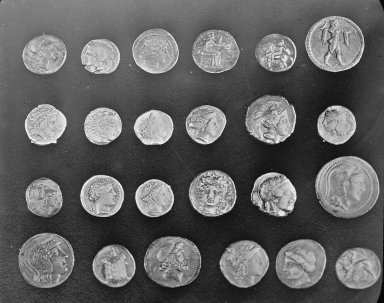
#> input picture skimage.data.coins(), 384 x 303 px
$ jupyter execute --allow-errors 'Lab 1.1 Image_Fundamentals.ipynb'
#> lines starting #> are read from the running program, lines starting #| are printed output that depends on the picture; after the words box and inside, x2 and y2 are one past the last pixel; in counts of white or black regions, pixels touching at a corner belong together; long printed decimals are rounded
## Python libraries for image editing

## 1.scikit Image
Scikit-Image is an open source python package that works with Numpy Arrays.
#### [Documentation](https://scikit-image.org/docs/stable/user_guide.html)
#### [Examples](https://scikit-image.org/docs/dev/auto_Examples/)

## 2.Numpy
Numpy is one of Python's main libraries.A picture is essentially a Numpy table containing the pixel values as elements of the table.
#### [Documentation](https://numpy.org/index.html)

## 3.scipy
Scipy is one of the basic libraries of Python such as Numpy and can be used for basic editing image.Scipy.ndimage includes functions for numy n-dimensions.

#### [Documentation](https://docs.scipy.org/doc/scipy/reference/tutorial/ndimage.html)

## 4.Pil/ pillow
PIL (Python Imaging Library) is a library in Python for managing many different images files, which stopped upgrading in 2009. Pillow an actively developing Pil fork, which is easily installed and executed and supports Python 3. The Library LibraryContains basic image editing functions.

#### [documentation](https://pillow.readedocs.io/en/3.1.x/index.html)

## 5.OPENCV-PYTHON
The OpenCV (Library Open Vision Library) is one of the most widely used libraries for mechanical vision applications.OpenCV-python is Python's API for OpenCV.OpenCV-python is not only fast, (written in C / C ++), but it is also easy to codify and grow in Python.This makes it an excellent choice for the execution of mechanical vision programs.
### [documentation](https://docs.opencv.org/master/d7/da8/tutorial_table_of_content_imgproc.html)

#IMAGE WITH SCIKIT-IMAGE

---

Pictures are represented in Scikit-Image using Numpy Tables.This allows maximum interoperability with other Python libraries, such as Matplotlib and Scipy.

Let's see how to create a Grayscale image as a two -dimensional table:

[cell 1]
import numpy as np
from matplotlib import pyplot as plt

[cell 2]
random_image = np.random.random([500, 500])

plt.imshow(random_image, cmap='gray')
plt.colorbar();

Μέσα στο πακέτο scikit-image, υπάρχουν πολλά δείγματα εικόνων που παρέχονται από το data module. Ας υποθέσουμε ότι θέλουμε να φορτώσουμε μια μόνο εικόνα για να εκτελέσουμε μερικά πειράματα. Αντί να χρησιμοποιήσουμε μια εξωτερική εικόνα, μπορούμε απλά να φορτώσουμε μία από τις εικόνες που παρέχονται από την [βιβλιοθήκη data του skimage](https://scikit-image.org/docs/dev/api/skimage.data.html?highlight=bool), όπου μπορούμε να εισάγουμε εικόνες για δοκιμές.

[cell 3]
from skimage import data

coins = data.coins()
#> coins is the input picture: shape (303, 384); min 1, max 252, mean 96.9

print('Type:', type(coins))
#| Type: <class 'numpy.ndarray'>
print('dtype:', coins.dtype)
#| dtype: uint8
print('shape:', coins.shape)
#| shape: (303, 384)

plt.imshow(coins, cmap='gray');

Μια έγχρωμη εικόνα είναι ένας τρισδιάστατος πίνακας, όπου η τελευταία διάσταση έχει μέγεθος 3 και αντιπροσωπεύει τα 3 κανάλια της εικόνας (κόκκινο, πράσινο και μπλε).

[cell 4]
cat = data.chelsea()
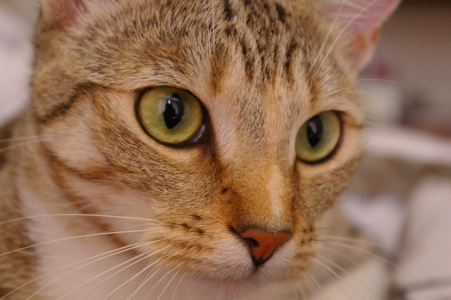
#> input picture skimage.data.chelsea(), 451 x 300 px
#> cat is the input picture: shape (300, 451, 3); mean R, G, B 147.7, 111.4, 86.8
print("Shape:", cat.shape)
#| Shape: (300, 451, 3)
print("Values min/max:", cat.min(), cat.max())
#| Values min/max: 0 231
plt.imshow(cat);

Ουσιαστικά, μπορούμε να αλλάξουμε τις τιμές των πινάκων, π.χ. μπορούμε να φτιάξουμε ένα κόκκινο τετράγωνο ως εξής:

[cell 5]
cat[10:110, 10:110, :] = [255, 255, 0]  # [red, green, blue]
#> cat: shape (300, 451, 3); 7.39% of pixels changed, all inside (x1, y1, x2, y2) = (10, 10, 110, 110)
plt.imshow(cat);
print("Values min/max:", cat.min(), cat.max())
#| Values min/max: 0 255

## Αναπαράσταση εικόνων με χρήση του matplotlib

[cell 6]
from skimage import data

img0 = data.chelsea()
img1 = data.rocket()
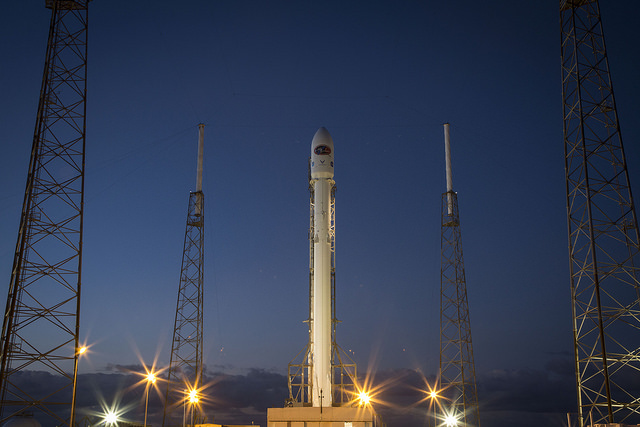
#> input picture skimage.data.rocket(), 640 x 427 px
#> img1 is the input picture: shape (427, 640, 3); mean R, G, B 52.3, 61.3, 82.3

[cell 7]
import matplotlib.pyplot as plt

f, (ax0, ax1) = plt.subplots(1, 2, figsize=(20, 10)) # (lines, columns, inches)

ax0.imshow(img0)
ax0.set_title('Cat', fontsize=18)
ax0.axis('off')

ax1.imshow(img1)
ax1.set_title('Rocket', fontsize=18)


ax1.vlines(320, 0, img1.shape[0], colors='magenta', linewidth=3,  linestyle='--', label='Side tower position')#(στήλη, γραμμή που θα εμφανιστεί η διακεκομμένη γραμμή)
ax1.set_xlabel('side tower')
ax1.legend();
ax1.axis('off')

## Τύποι δεδομένων και τιμές εικόνας
 Στη βιβλιογραφία, βρίσκουμε διαφορετικές συμβάσεις για την απεικόνιση των τιμών εικόνας:

*   0 - 255 όπου το 0 είναι μαύρο, το 255 είναι λευκό
*   0 - 1 όπου το 0 είναι μαύρο, το 1 είναι λευκό

Το scikit-image υποστηρίζει και τις δύο συμβάσεις - η επιλογή καθορίζεται από τον τύπο δεδομένων του πίνακα.

*Για τα colormaps του Matplotlib δείτε [εδώ](https://scipy-cookbook.readthedocs.io/items/Matplotlib_Show_colormaps.html)*

[cell 8]
linear0 = np.linspace(0, 255, 2500).reshape((50, 50))
linear1 = np.linspace(0, 1, 2500).reshape((50, 50)).astype(np.uint8)

print("Linear0:", linear0.dtype, linear0.min(), linear0.max())
print("Linear1:", linear1.dtype, linear1.min(), linear1.max())

fig, (ax0, ax1) = plt.subplots(1, 2, figsize=(15, 15))
ax0.imshow(linear0, cmap='gray')
ax1.imshow(linear1, cmap='gray');

Η βιβλιοθήκη scikit-image έχει σχεδιαστεί με τέτοιο τρόπο ώστε να επιτρέπεται οποιοδήποτε τύπος δεδομένων ως είσοδος, αρκεί η περιοχή τιμών του να είναι σωστή (0-1 για floating point, 0-255 unsigned bytes, 0-65535 unsigned 16-bit integers). Μπορείτε να μετατρέψετε εικόνες μεταξύ διαφορετικών αναπαραστάσεων χρησιμοποιώντας το αρχείο img_as_float, img_as_ubyte, κ.τ.λ.

([Utility Functions](https://scikit-image.org/docs/stable/api/skimage.html)

* img_as_float32: single-precision (32-bit) floating point format ([0, 1])

* img_as_float64: double-precision (64-bit) floating point format ([0, 1])

* img_as_uint: unsigned integer format ([0, 65535])

* img_as_int: signed integer format ([-32768, 32767])

* img_as_ubyte: unsigned byte format ([0, 255])

* img_as_bool:boolean format (True or False)

)

[cell 9]
from skimage import img_as_float, img_as_ubyte

image = data.chelsea()
plt.imshow(image);
image_ubyte = img_as_ubyte(image)
image_float = img_as_float(image)

print("type, min, max:", image.dtype, image.min(), image.max())
#| type, min, max: uint8 0 231
print("type, min, max:", image_ubyte.dtype, image_ubyte.min(), image_ubyte.max())
#| type, min, max: uint8 0 231
print("type, min, max:", image_float.dtype, image_float.min(), image_float.max())
#| type, min, max: float64 0.0 0.9059
print()
print("max ubyte/255 =", image_ubyte.max()/255.)
#| max ubyte/255 = 0.9059

###Εικόνα I/O ###

Συνήθως, δεν θα χρησιμοποιούμε εικόνες από την βιβλιοθήκη data του skimage αλλά εικόνες που έχουμε αποθηκευμένες στο υπολογιστή μας (jpeg, png,..).

Για να δούμε αυτές τις εικόνες μέσα στο colab, επιλέγουμε από το δεξί μενού, το Files (εικονίδιο φακέλου) και ανεβάζουμε τις εικόνες που θέλουμε (για το συγκεκριμένο Notebook θα βρείτε τις εικόνες [εδώ](https://drive.google.com/drive/folders/1P_th_hpbSDk_lNG0dZTEJjOgZ8BoDIn5?usp=share_link) (κατεβάστε την εικόνα balloon.jpg στον υπολογιστή σας και έπειτα "ανεβάστε" την).
Υπάρχουν βιβλιοθήκες γι'αυτόν το σκοπό όπως η imageio, matplotlib, pillow κλπ. τις οποίες περιέχει η βιβλιοθήκη io .

[cell 10]
from skimage import io

image = io.imread('balloon.jpg')
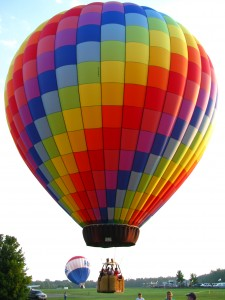
#> input picture lab1/image/balloon.jpg, 225 x 300 px, found by its file name
#> image is the input picture: shape (300, 225, 3); mean R, G, B 170.1, 140.5, 129.3

print(type(image))
#| <class 'numpy.ndarray'>
print(image.dtype)
#| uint8
print(image.shape)
#| (300, 225, 3)
print(image.min(), image.max())
#| 0 255

[cell 11]
plt.imshow(image);
plt.savefig("ballon1.png") # save the image
plt.close()

Υπάρχει η δυνατότητα φόρτωσης πολλαπλών εικόνων ή εικόνων πολλαπλών επιπέδων.

[cell 12]
ic = io.ImageCollection('*.png:*.jpg')

print('Type:', type(ic))

#> (the rest of this cell did not finish here and is left out)

### Slicing and indexing

Tις έγχρωμες εικόνες τις χειριζόμαστε ως τρισδιάστατους πίνακες όπου το R(red) κανάλι της εικόνας περιέχεται στον πρώτο, το G(green) κανάλι στο δεύτερο και το Β(blue) κανάλι στον τρίτο από τους τρεις πίνακες. Δεδομένου ότι η Python έχει μηδενικό δείκτη, μπορούμε να γράψουμε τα εξής:

[cell 13]
from skimage import data
import matplotlib.pyplot as plt

color_image = data.chelsea()

# για να πάρουμε το red channel
red_channel = color_image[:, :, 0]
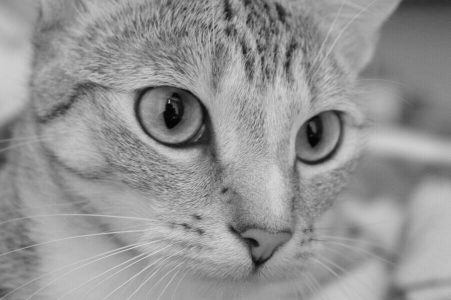
#> red_channel: shape (300, 451); min 2, max 215, mean 147.7
# ή
color_image[..., 0]

# ομοίως και για τα άλλα

green_channel = color_image[:, :, 1]
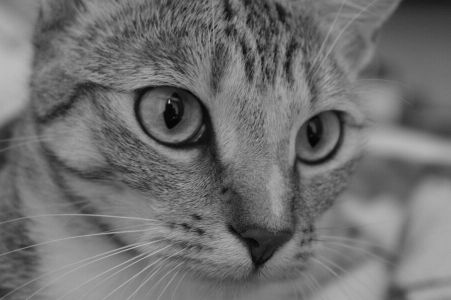
#> green_channel: shape (300, 451); min 4, max 189, mean 111.4
# ή
color_image[..., 1]

blue_channel = color_image[:, :, 2]
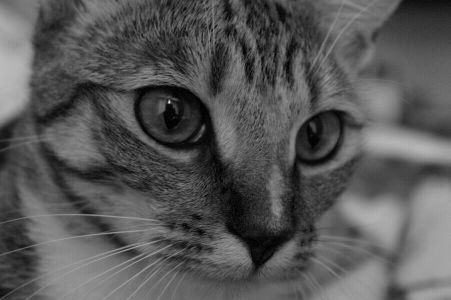
#> blue_channel: shape (300, 451); min 0, max 231, mean 86.8
# ή
color_image[..., 2]


print("Red channel dimension",red_channel.shape)
#| Red channel dimension (300, 451)
print("Green channel dimension",green_channel.shape)
#| Green channel dimension (300, 451)
print("Blue channel dimension",blue_channel.shape)
#| Blue channel dimension (300, 451)
print("Color image dimension",color_image.shape)
#| Color image dimension (300, 451, 3)

f, (ax0, ax1,ax2,ax3) = plt.subplots(1, 4, figsize=(20, 15))

ax0.imshow(color_image)
ax0.set_title('Color', fontsize=12)
ax1.imshow(red_channel)
ax1.set_title('red channel', fontsize=12)
ax2.imshow(green_channel)
ax2.set_title('green channel', fontsize=12)
ax3.imshow(blue_channel)
ax3.set_title('blue channel', fontsize=12)

### Χρωματικοί χώροι
Υπάρχουν διάφοροι χρωματικοί χώροι εκτός του RGB που χρησιμοποιούμε για να αναπαραστήσουμε μια εικόνα.

Συνήθως αποτελούνται από 3 κανάλια, όπου ένα κανάλι τους  αφορά στην ένταση της εικόνας (π.χ. φωτεινότητα) και τα δύο άλλα κανάλια τους  αντιπροσωπεύουν το χρώμα  (π.χ. απόχρωση και κορεσμό σε HSL και HSV). Μπορούμε, με τη χρήση των κατάλληλων μεθόδων να μετατρέψουμε σε διαφορετική αναπαράσταση χρώματος την RGB εικόνα μας.
(Δείτε [εδώ](https://scikit-image.org/docs/dev/api/skimage.color.html) τις μεθόδους για μετατροπή σε όλους τους χρωματικούς χώρους.

[cell 14]
from skimage import color, data, img_as_float,img_as_ubyte
import matplotlib.pyplot as plt
import numpy as np

color_image = img_as_float(data.chelsea())

YCbCr_image =color.rgb2ycbcr(color_image)
#> YCbCr_image: shape (300, 451, 3) float64; mean of channels 0, 1, 2 118.6, 111.8, 145.7

YCbCr_image = YCbCr_image.astype(np.uint8)
#> YCbCr_image: shape (300, 451, 3); mean of channels 0, 1, 2 118.1, 111.3, 145.2

print("type, min, max:", color_image.dtype, color_image.min(), color_image.max())
#| type, min, max: float64 0.0 0.9059

print("type, min, max:", YCbCr_image.dtype, YCbCr_image.min(), YCbCr_image.max())
#| type, min, max: uint8 19 182

print('YCbCr shape',YCbCr_image.shape)
#| YCbCr shape (300, 451, 3)

f, (ax0,ax1) = plt.subplots(1, 2, figsize=(20, 15))

ax0.imshow(color_image)
ax0.set_title('RGB', fontsize=12)

ax1.imshow(YCbCr_image)
ax1.set_title('YCbCr', fontsize=12)

### Ιστογράμμμα εικόνας
Το ιστόγραμμα μιας εικόνας μας δείχνει την κατανομή των τιμών των pixels της.

Από το ιστόγραμμα μπορούν να εξαχθούν σημαντικές πληροφορίες για την εικόνα ανάλογα με την κατανομή των τιμών της.

[cell 15]
import matplotlib.pyplot as plt
import numpy as np
import pandas as pd

color_image = data.chelsea()

f, (ax0,ax1,ax2,ax3) = plt.subplots(1, 4)

ax0.hist(color_image[:,:,0], bins=10)
ax0.set_ylabel('amount of pixel')
ax0.set_xlabel('values of pixel')
ax0.set_title('Red Channel')


ax1.hist(color_image[:,:,1], bins=10)
ax1.set_ylabel('amount of pixel')
ax1.set_xlabel('values of pixel')
ax1.set_title('Green Channel')


ax2.hist(color_image[:,:,2], bins=10)
ax2.set_ylabel('amount of pixel')
ax2.set_xlabel('values of pixel')
ax2.set_title('Blue Channel')

ax3.imshow(color_image)
ax3.set_ylabel('RGB image')
#> figure, not shown here; panel 1: tallest bar 77 high, from x = 131.9 to 132; panel 1: tallest bar 72 high, from x = 132 to 132; panel 1: tallest bar 72 high, from x = 132 to 132; panel 2: tallest bar 71 high, from x = 79.85 to 79.88

Δημιουργία συνάρτησης απεικόνισης εικόνας και του ιστογράμματός της.

[cell 16]
def show(img):
    # Display the image.
    fig, (ax1, ax2) = plt.subplots(1, 2,
                                   figsize=(12, 3))

    ax1.imshow(img, cmap=plt.cm.gray)
    ax1.set_axis_off()

    # Display the histogram.
    ax2.hist(img.ravel(), lw=0, bins=256)
    #imag.ravelQ #Επιστρέφεται ένας πίνακας 1-D, που περιέχει τα στοιχεία της εισόδου.
    ax2.set_xlim(0, img.max())
    ax2.set_yticks([])

    plt.show()

Χρήση της συνάρτησης απεικόνισης εικόνας και του ιστογράμματός της.

[cell 17]
from skimage import data

img = data.camera()
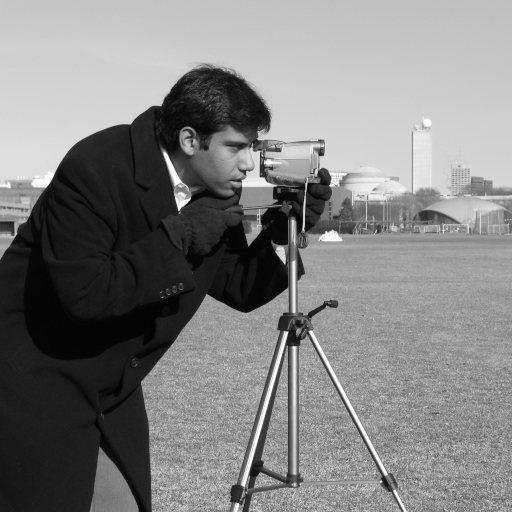
#> input picture skimage.data.camera(), 512 x 512 px
#> img is the input picture: shape (512, 512); min 0, max 255, mean 129.1
show(img)

## Αποκοπή εικόνας

[cell 18]
image = data.camera()

# selecting part of the image only
image_cropped = image[100:(img.shape[0]-100),100:(img.shape[1]-100)]

show(image)
show(image_cropped)
print(image.shape)
#| (512, 512)
print(image_cropped.shape)
#| (312, 312)

### Γεωμετρικοί χωρικοί μετασχηματισμοί [1]
Ένας γεωμετρικός μετασχηματισμός αποτελείται από δύο διαδικασίες

1.   ένα χωρικό μετασχηματισμό συντεταγμένων
2.   ένα υπολογισμό των τιμών της έντασης της εικόνας, χρησιμοποιώντας την μέθοδο της παρεμβολής, η οποία αποδίδει τιμές έντασης στα χωρικώς μετασχηματισμένα στοιχεία

Ένας από τους πιο συνηθισμένους χωρικούς μετασχηματισμούς είναι ο αφινικός μετασχηματισμός
$\begin{bmatrix}x & y & z\end{bmatrix}=\begin{bmatrix} u & w & l\end{bmatrix}T=\begin{bmatrix} u & w & l\end{bmatrix}\begin{bmatrix}
t_{11} & t_{12} & t_{13} \\
t_{21} & t_{22} & t_{23} \\
t_{31} & t_{32} & t_{33}
\end{bmatrix}$

[1] Ενότητα 2.4.4. (Παρεμβολή εικόνας), 2.6.5 (Αφινικοί μετασχηματισμοί)

##Κλιμάκωση
$Τ=\begin{bmatrix}
c_x & 0 & 0 \\
0 & c_y & 0 \\
0 & 0 & 1
\end{bmatrix}$

[cell 19]
from skimage.transform import rescale

image_rescaled_F = rescale(image, 0.25, anti_aliasing=False)
image_rescaled_T = rescale(image, 0.25, anti_aliasing=True)  # ρυθμό Nyquist fs >2fm

show(image)
print(image.shape)
#| (512, 512)
show(image_rescaled_F)
print(image_rescaled_F.shape)
#| (128, 128)
show(image_rescaled_T)
print(image_rescaled_T.shape)
#| (128, 128)

#Περιστροφή
$Τ=\begin{bmatrix}
cοsθ & sinθ & 0 \\
-sinθ & cοsθ & 0 \\
0 & 0 & 1
\end{bmatrix}$

[cell 20]
from skimage.transform import rotate


image_rotated = rotate(image, angle=45)
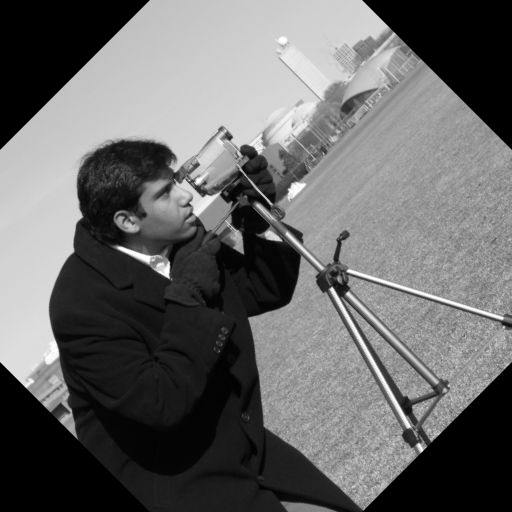
#> image_rotated: shape (512, 512) float64; min 0, max 1, mean 0.407
show(image_rotated)

image_rotated_res = rotate(image, angle=45, resize=True)
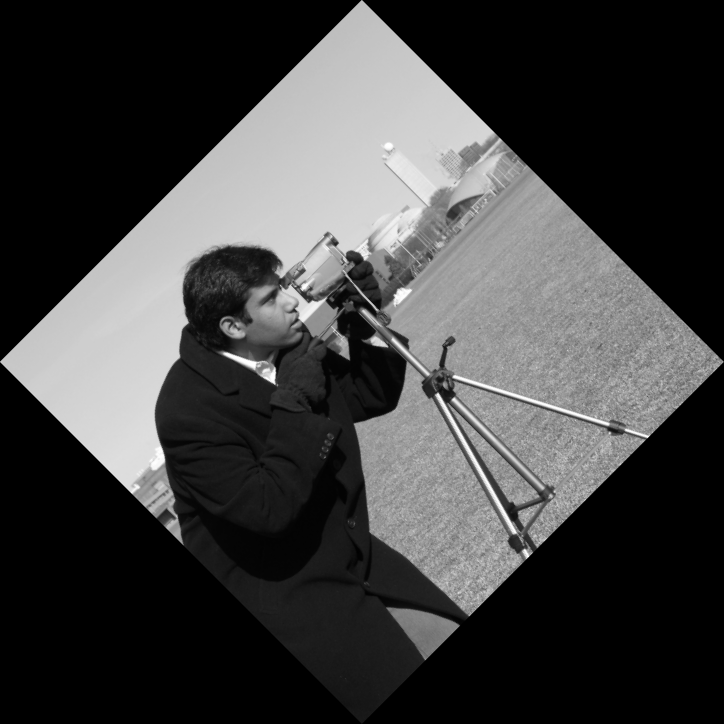
#> image_rotated_res: shape (724, 724) float64; min 0, max 1, mean 0.253
show(image_rotated_res)
#> in show (call 8), `plt.show()`:
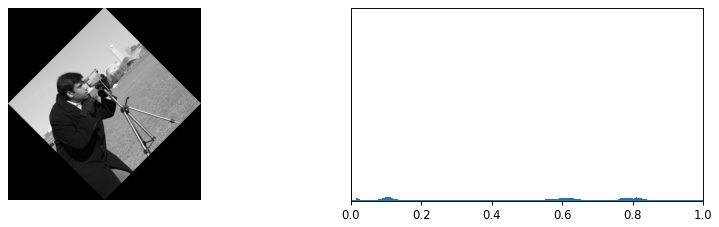
#> figure drawn by matplotlib, 2 panels
